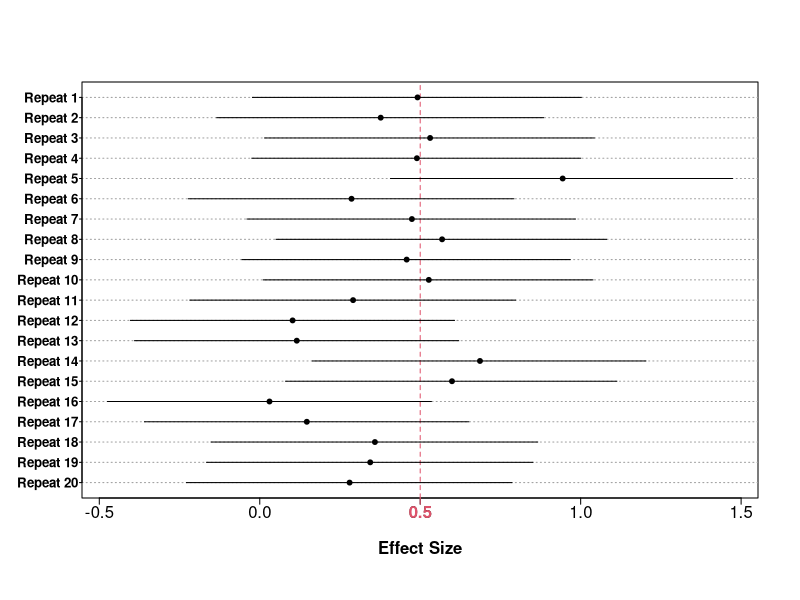

Reproduce this figure in R.
d.CI.sim <- function(d, n1, n2 = NA, conf.level = .95, n.sim = 5, ylabel = FALSE){
  
CI.d <- function(da = d, n1a = n1, n2a = n2, conf.levela = conf.level){
  
alpha = (1 - conf.levela)/2
    N = ifelse(is.na(n2a), n1a, (n1a * n2a)/(n1a + n2a))
   df = ifelse(is.na(n2a), n1a - 1, (n1a + n2a) - 2)
 d.SE = 1/sqrt(N)  ;   t = da/d.SE
    
f <- function (ncp, alpha, q, df) {
    abs(suppressWarnings(pt(q = t, df = df, ncp, lower.tail = FALSE)) - alpha)
  }
    
a = lapply(14:ifelse(da!= 0, da*sqrt(N)+5, 30), function(x) c(-x, x))
    
CI = matrix(NA, length(a), 2)
    
for(i in 1:length(a)){    
CI[i,] = sapply(c(alpha, 1-alpha),
function(x) optimize(f, interval = a[[i]], alpha = x, q = t, df = df, tol = 1e-12)[[1]]*d.SE)
  }  
    
CI[which.max(ave(1:nrow(CI), do.call(paste, round(data.frame(CI), 3)), FUN = seq_along)), ]
  }
    
fun <- function(db = d, n1b = n1, n2b = n2, conf.levelb = conf.level){ 
  
   N = ifelse(is.na(n2b), n1b, (n1b * n2b)/(n1b + n2b))
  df = ifelse(is.na(n2b), n1b - 1, (n1b + n2b) - 2)
d.SE = 1/sqrt(N)  ;   t = db/d.SE
    
  ds = rt(1, df, t)*d.SE
c(CI = CI.d(da = ds, n1a = n1, n2a = n2, conf.levela = conf.level), ds = ds)
  }
  
  sim <- t(replicate(n.sim, fun()))
  capture = sim[ ,1] <= d & d <= sim[ ,2]

  par(mgp = c(2, .2, 0), tck = -.015)  
                
  plot(sim[, 1:2], rep(1:n.sim, 2), ty = "n", ylab = NA, yaxt = "n", xlab = "Effect Size", font.lab = 2)
  axis(1, at = d, col.axis = 2, col = 2, font = 2)
  abline(h = 1:n.sim, col = 8, lty = 3)
  if(ylabel) axis(2, at = 1:n.sim, labels = paste0("Repeat ", rev(1:n.sim)), font = 2, las = 1, cex.axis = .8, tck = -.006)
  abline(v = d, lty = 2, col = 2) 
  segments(sim[ ,1], 1:n.sim, sim[ ,2], 1:n.sim, lend = 1, col = ifelse(capture, 1, 2))
  points(sim[, 3], 1:n.sim, pch = 19, col = ifelse(capture, 1, 2), cex = ifelse(n.sim > 50, .6, .65))
  
  noquote(paste0("Coverage = ", mean(capture)*1e2, "%")) 
}
# Example of use:
d.CI.sim(d = .5, n1 = 30, n2 = 30, n.sim = 20, ylabel = TRUE)
